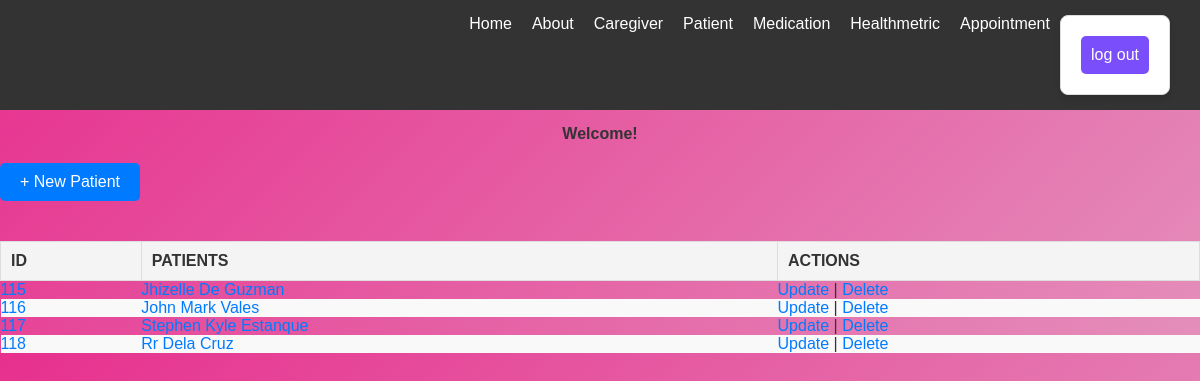
The app's page /patients/, older data.
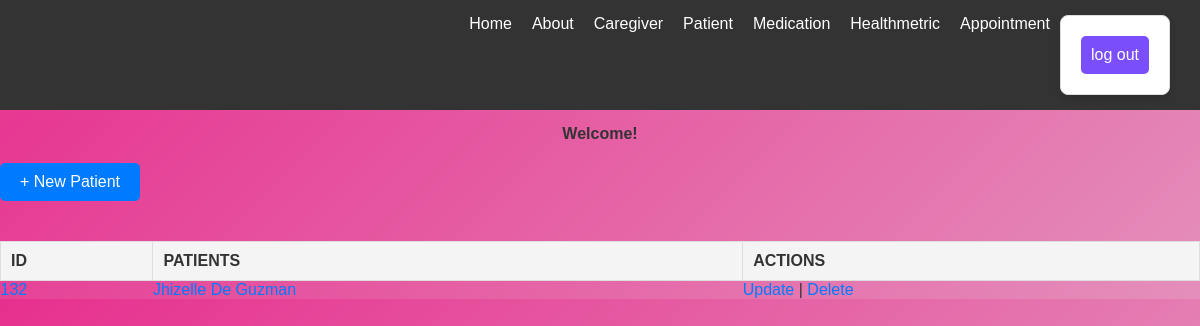
The same page, newer data.
### app/models.py (models this page shows, shortened)
class Patient(models.Model):
    first_name = models.CharField(max_length=100)
    last_name = models.CharField(max_length=100)
    date_of_birth = models.DateField()
    address = models.TextField(blank=True, null=True)
    primary_caregiver = models.ForeignKey(
        Caregiver,
        on_delete=models.SET_NULL,
        related_name='patients',
        null=True,
        blank=True
    )

### app/views.py (the view)
# urls.py: path('patients/', PatientListView.as_view(), name='patient'),
class PatientListView(ListView):
    model = Patient
    context_object_name = 'patient'
    template_name = 'app/patient_list.html'

### app/templates/app/patient_list.html (shortened to what this page needs)
{% extends 'app/base.html' %}
{% load static %}
{% block content %}
<a href="{% url 'patient_create' %}" class="button">+ New Patient</a>
<table class="patient-table">
    <thead>
        <tr>
            <th>Id</th>
            <th>Patients</th>
            <th>Actions</th>
        </tr>
    </thead>
    <tbody>
        {% for patient in patient %}
        <tr>
            <td><a href="{% url 'patient_detail' patient.pk %}">{{ patient.id }}</a></td>
            <td><a href="{% url 'patient_detail' patient.pk %}">{{ patient.first_name }} {{ patient.last_name }}</a></td>
            <td>
                <a href="{% url 'patient_update' patient.pk %}">Update</a> |
                <a href="{% url 'patient_delete' patient.pk %}" onclick="return confirm('Are you sure you want to delete this order?')">Delete</a>
            </td>
        </tr>
        {% endfor %}
    </tbody>
</table>
{% endblock content %}

### app/templates/app/base.html (shortened to what this page needs)
{% load static %}
<!DOCTYPE html>
<html lang="en">
<head>
    <link rel="stylesheet" href="{% static 'css/base.css' %}">
</head>
<body>
    {% include 'app/navbar.html' %}
    <h2><p>Welcome! {{user.username }}</p></h2>
    {% block content %}
    {% endblock content %}
</body>
</html>

### app/templates/app/navbar.html (shortened to what this page needs)
<!DOCTYPE html>
<html lang="en">
<head>
</head>
<body>
    <header>
        <div class="navbar">
            <nav>
                <a href="{% url 'home' %}">Home</a>
                <a href="{% url 'about' %}">About</a>
                <a href="{% url 'caregiver_list' %}">Caregiver</a>
                <a href="{% url 'patient_list' %}">Patient</a>
                <a href="{% url 'medication_list' %}">Medication</a>
                <a href="{% url 'healthmetric_list' %}">Healthmetric</a>
                <a href="{% url 'appointment_list' %}">Appointment</a>
                <form method="post" action="{% url 'logout' %}">
                    <button type="sumit">log out</button>
                </form>
            </nav>
        </div>
    </header>
</body>
</html>

### static/css/base.css (style rules this page uses)
form { max-width: 400px; margin: auto; padding: 20px; border: 1px solid #ddd; border-radius: 8px; background-color: #fff; box-shadow: 0 4px 6px rgba(0, 0, 0, 0.1); }
button { width: 100%; padding: 10px; background-color: #7a4efb; border: none; border-radius: 5px; color: white; font-size: 1rem; cursor: pointer; }
a { color: #7a4efb; text-decoration: none; }
h2 { text-align: center; margin-bottom:20px; font-size: 2rem; color: #333; }
p { text-align: center; margin-top: 15px; font-size: 1rem; }
* { margin: 0; padding: 0; box-sizing: border-box; font-family: 'Arial', sans-serif; }
body { background: linear-gradient(135deg, #e7308e, #e48fbb); color: #333; animation: backgroundAnimation 10s infinite alternate; }

### app/templates/app/navbar.html (style rules this page uses)
* { margin: 0; padding: 0; box-sizing: border-box; }
body { font-family: Arial, sans-serif; }
header { display: flex; justify-content: space-between; align-items: center; background-color: #333; padding: 15px 30px; }
header a { text-decoration: none; color: white; margin: 0 15px; font-size: 16px; transition: color 0.3s ease; }
.navbar { display: flex; align-items: center; }
nav { display: flex; }
nav a { margin: 0 10px; }

### app/templates/app/patient_list.html (style rules this page uses)
.button { display: inline-block; padding: 10px 20px; margin-bottom: 20px; background-color: #007BFF; color: #fff; text-decoration: none; border-radius: 5px; font-size: 16px; transition: background-color 0.3s ease; }
.patient-table { width: 100%; border-collapse: collapse; margin-top: 20px; font-size: 16px; text-align: left; }
.patient-table th, .order-table td { border: 1px solid #ddd; padding: 10px; }
.patient-table th { background-color: #f4f4f4; font-weight: bold; text-transform: uppercase; }
.patient-table a { color: #007BFF; text-decoration: none; transition: color 0.3s ease; }

Row changes from the older to the newer data that the page shows:
removed Patient: id "115", first_name "Jhizelle", last_name "De Guzman"
removed Patient: id "116", first_name "John Mark", last_name "Vales"
removed Patient: id "117", first_name "Stephen Kyle", last_name "Estanque"
removed Patient: id "118", first_name "Rr", last_name "Dela Cruz"
added Patient: id "132", first_name "Jhizelle", last_name "De Guzman"
